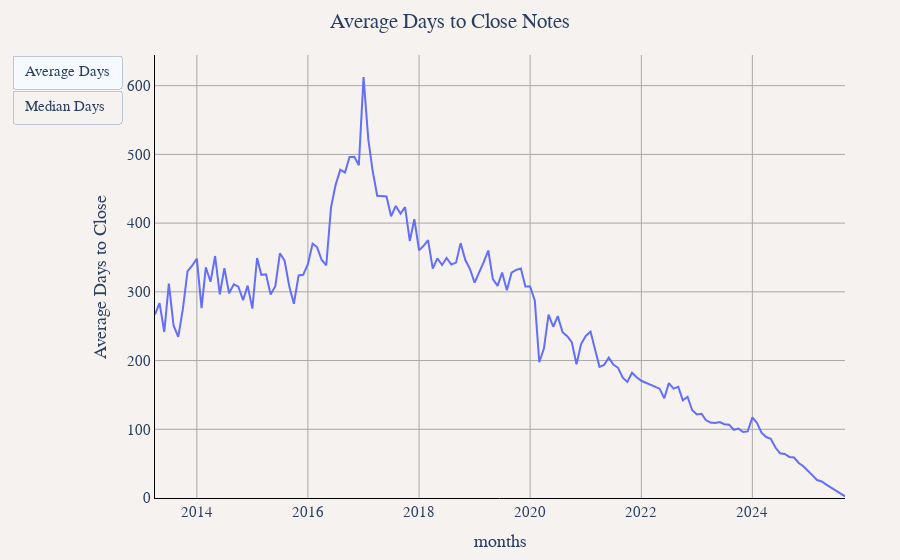

The notebook cell this image was saved under:
### Markdown cell above
## Average Time to Close Notes

### Code cell
df = duckdb.sql("""
SELECT
    YEAR(created_at) as year,
    MONTH(created_at) as month,
    CONCAT(YEAR(created_at), '-', LPAD(CAST(MONTH(created_at) as VARCHAR), 2, '0')) as months,
    AVG(DATEDIFF('day', created_at, closed_at)) as "Average Days to Close",
    MEDIAN(DATEDIFF('day', created_at, closed_at)) as "Median Days to Close",
    COUNT(*) as "Closed Notes"
FROM '../notes_data/*.parquet'
WHERE closed_at IS NOT NULL
GROUP BY YEAR(created_at), MONTH(created_at)
ORDER BY year, month
""").df()

util.show_figure(
    [
        util.FigureConfig(
            title="Average Days to Close Notes",
            label="Average Days",
            x_col="months",
            y_col="Average Days to Close",
            query_or_df=df,
        ),
        util.FigureConfig(
            title="Median Days to Close Notes",
            label="Median Days",
            x_col="months",
            y_col="Median Days to Close",
            query_or_df=df,
        ),
    ]
)

### Figure 1 — Plotly figure (JSON) as saved in the notebook; plotly's stock layout.template omitted (floating-point values rounded to 4 significant figures; data arrays with more than 128 entries replaced by an {"elided": "..."} marker saying what was removed)
{"data": [{"hovertemplate": "Average Days to Close<br>%{x}<br>%{y:,} Average Days to Close<extra></extra>", "name": "Average Days to Close", "type": "scatter", "visible": true, "x": {"elided": "150 str values"}, "y": {"elided": "150 float values"}}, {"hovertemplate": "Average Days to Close<br>%{x}<br>%{y:,} Median Days to Close<extra></extra>", "name": "Average Days to Close", "type": "scatter", "visible": false, "x": {"elided": "150 str values"}, "y": {"elided": "150 float values"}}], "layout": {"barmode": "stack", "font": {"family": "Times", "size": 15}, "margin": {"b": 55, "l": 55, "r": 55, "t": 55}, "paper_bgcolor": "#f5f2f0", "plot_bgcolor": "#f5f2f0", "title": {"text": "Average Days to Close Notes", "x": 0.5}, "updatemenus": [{"buttons": [{"args": [{"visible": [true, false]}, {"title.text": "Average Days to Close Notes", "xaxis.title.text": "months", "yaxis.title.text": "Average Days to Close"}], "label": "Average Days", "method": "update"}, {"args": [{"visible": [false, true]}, {"title.text": "Median Days to Close Notes", "xaxis.title.text": "months", "yaxis.title.text": "Median Days to Close"}], "label": "Median Days", "method": "update"}], "type": "buttons"}], "xaxis": {"gridcolor": "darkgray", "linecolor": "black", "showgrid": true, "tickcolor": "black", "title": {"text": "months"}, "zerolinecolor": "darkgray"}, "yaxis": {"gridcolor": "darkgray", "linecolor": "black", "rangemode": "tozero", "showgrid": true, "tickcolor": "black", "title": {"text": "Average Days to Close"}, "zerolinecolor": "darkgray"}}}
